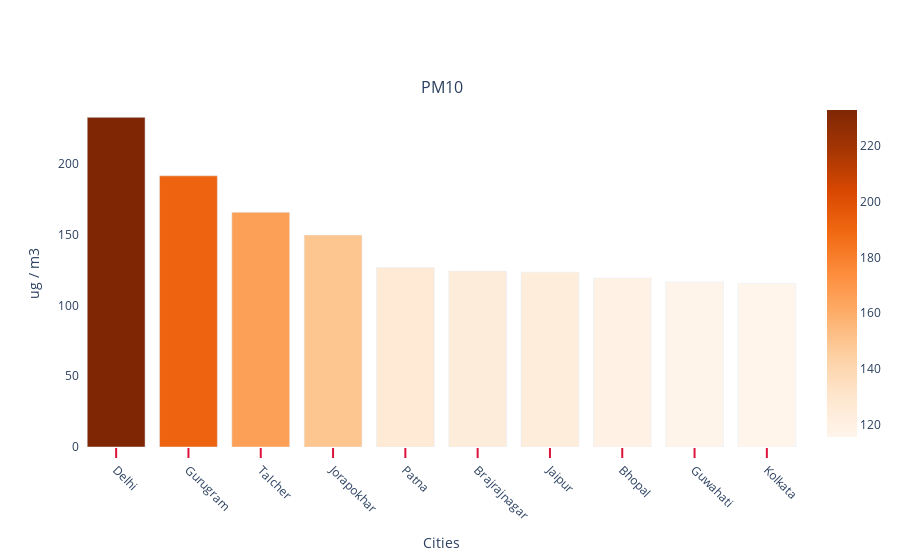

Source (notebook cell):
### Code cell
top_cities_graph('PM10')

### Figure 1 — Plotly figure (JSON) as saved in the notebook; plotly's stock layout.template omitted (floating-point values rounded to 4 significant figures)
{"data": [{"marker": {"color": [232.8, 191.5, 165.8, 149.7, 126.7, 124.2, 123.5, 119.3, 116.6, 115.6], "coloraxis": "coloraxis"}, "type": "bar", "x": ["Delhi", "Gurugram", "Talcher", "Jorapokhar", "Patna", "Brajrajnagar", "Jaipur", "Bhopal", "Guwahati", "Kolkata"], "xaxis": "x", "y": [232.8, 191.5, 165.8, 149.7, 126.7, 124.2, 123.5, 119.3, 116.6, 115.6], "yaxis": "y"}], "layout": {"annotations": [{"font": {"size": 16}, "showarrow": false, "text": "PM10", "x": 0.5, "xanchor": "center", "xref": "paper", "y": 1, "yanchor": "bottom", "yref": "paper"}], "coloraxis": {"colorscale": [[0, "rgb(255,245,235)"], [0.125, "rgb(254,230,206)"], [0.25, "rgb(253,208,162)"], [0.375, "rgb(253,174,107)"], [0.5, "rgb(253,141,60)"], [0.625, "rgb(241,105,19)"], [0.75, "rgb(217,72,1)"], [0.875, "rgb(166,54,3)"], [1, "rgb(127,39,4)"]]}, "plot_bgcolor": "white", "showlegend": false, "xaxis": {"anchor": "y", "domain": [0, 1], "tickangle": 45, "tickcolor": "crimson", "ticklen": 10, "ticks": "outside", "tickwidth": 2, "title": {"text": "Cities"}}, "yaxis": {"anchor": "x", "domain": [0, 1], "title": {"text": "ug / m3"}}}}
